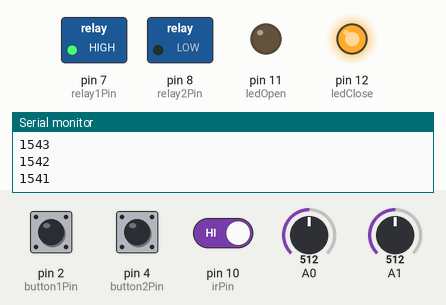
Bench run of a sketch on a simulated Arduino Uno, built with avr-gcc and run on an emulated ATmega328P. Shown: switched loads named in the sketch (green lamp = pin HIGH), output pins drawn as LEDs (lit = HIGH), the last lines printed to the serial monitor. The test bench sets the inputs (shaded band); at power-on: pin 10 (irPin) HIGH, A0 = 512, pin 4 (button2Pin) LOW, pin 2 (button1Pin) LOW, A1 = 512.

Above: at 11.4 s.
11.5 s: pin 10 (irPin) driven LOW
At 12.5 s:
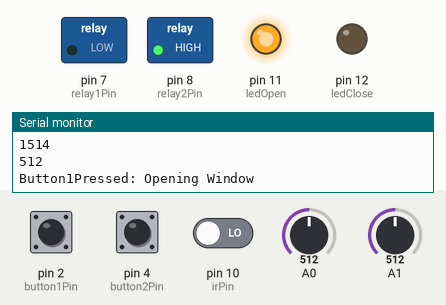
24.0 s: A0 set to 673
34.0 s: A0 set to 694
At 44.2 s:
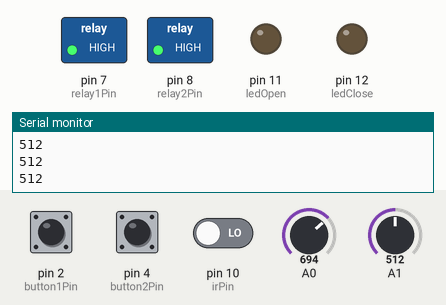
45.0 s: pin 4 (button2Pin) pulled HIGH for 0.15 s
At 46.9 s:
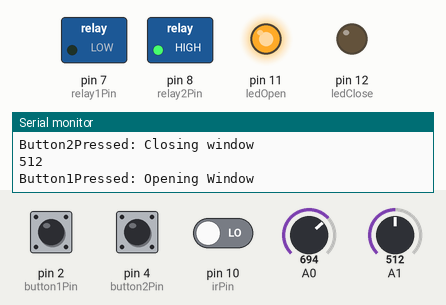
Timing chart, 0 to 57.5 s (numbered marks = the images above; inputs shaded):
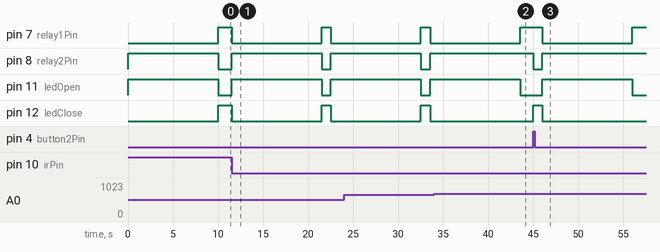

The sketch:

SmartWindowSystem.ino
```cpp
// constants won't change. They're used here to set pin numbers:
const int button1Pin = 2;     // the number of the pushbutton1 pin
const int button2Pin = 4;     // the number of the pushbutton2 pin
const int relay1Pin =  7;      // the number of the Realy1 pin
const int relay2Pin =  8;      // the number of the Relay2 pin
const int irPin = 10;         // the number of the IR pin
const int sensorMin = 0;     // sensor minimum
const int sensorMax = 1024;  // sensor maximum
const int ledOpen = 11;       // the number of the open LED
const int ledClose = 12;      // the number of the close LED


// variables will change:
int button1State = 0;             // variable for reading the pushbutton status
int button2State = 0;         // variable for reading the pushbutton status
int rainFlag = 0;             // variable for sensing rain status
int windowFlag = 0;           // variable for global checking if windows is open or closed
int irSensorState = 1;          // variable for reading the IR sensor
int lastState = 0;            // variable for checking IR sensor connection
int btState = -1;              // variable for bluetooth comms
int btSet = -1;                // variable for comparing and prioritizing sensor info
int coState = 0;              // variable for CO state
int irSet = 0;                // variable for opening window for obstruction

void setup() {
  //start serial connection
  Serial.begin(9600);

  // initialize the pushbutton pin as an input:
  pinMode(button1Pin, INPUT);
  pinMode(button2Pin, INPUT);

  //initialize the IR pin as a input:
  pinMode(irPin, INPUT);
  digitalWrite(irPin, HIGH); // turn on the pullup

  // initialize the relay pin as an output:
  pinMode(relay1Pin, OUTPUT);
  pinMode(relay2Pin, OUTPUT);

  //initialize the LED pins as an output:

  pinMode(ledOpen, OUTPUT);
  pinMode(ledClose, OUTPUT);

}


void loop() {
  // read the state of the pushbutton values:
  button1State = digitalRead(button1Pin);
  button2State = digitalRead(button2Pin);

  digitalWrite(relay1Pin, HIGH);
  digitalWrite(relay2Pin, HIGH);

  //********************************************************************************************
  // read the sensor on analog A0:
  int sensorReading = analogRead(A0);
  // map the sensor range (four options):
  int range = map(sensorReading, sensorMin, sensorMax, 0, 3);

  // range value:
  switch (range) {
    case 0:    // Sensor getting wet

      if (windowFlag == 1) {
        Serial.println("Flood");
        rainFlag = 1;
        //Serial.println(rainFlag);
      }
      else {

        rainFlag = 0;

      }
      break;

    case 1:    // Sensor getting wet

      if (windowFlag == 1) {
        //Serial.println("Rain Warning");
        rainFlag = 1;

      }
      else {

        rainFlag = 0;

      }
      break;

    case 2:    // Sensor dry
      //Serial.println("Not Raining");
      rainFlag = 0;
      break;
  }
  //********************************************************************************************
  // check if the pushbutton1 is pressed.
  // if it is, the buttonState is HIGH:
  // we also ensure that the other button is not pushed to avoid conflict
  // Open Window (Button 1)
  if ((button1State == HIGH && button2State == LOW) || coState > 400 || btSet == 1 || irSet == 1)
  {
    if (windowFlag == 0) {
      digitalWrite(ledOpen, HIGH);
      Serial.println("Button1Pressed: Opening Window");
      // turn relay1 on:
      digitalWrite(relay1Pin, LOW);
      //delay(57000);
      delay(10000);
      digitalWrite(relay1Pin, HIGH);
      windowFlag = 1;
      btSet = -1;
      btState = -1;
      irSet = 0;
      digitalWrite(ledOpen, LOW);
    }

  }

  // repeat the same procedure for the second pushbutton
  // Close Window (Button 2)
  if ((button1State == LOW && button2State == HIGH) || btSet == 0 || rainFlag == 1 ) {
    if (windowFlag == 1) {
      digitalWrite(ledClose, HIGH);
      Serial.println("Button2Pressed: Closing window");
      // turn relay2 on:
      digitalWrite(relay2Pin, LOW);
      //delay(55000);
      delay(1000);

      int n = 1605;

      while (n > 0) {

        // read the state of the ir value:
        n--;
        irSensorState = digitalRead(irPin);

        if (irSensorState == LOW) {

          digitalWrite(ledClose, LOW);
          irSet = 1;
          break;


        }

        Serial.println(n);

      }
      digitalWrite(ledClose, LOW);
      windowFlag = 0;

    }


    digitalWrite(relay2Pin, HIGH);
    windowFlag = 0;
    btSet = -1;
    btState = -1;
  }

  //********************************************************************************************


  // read the state of the ir value:
  irSensorState = digitalRead(irPin);

  // check if the sensor beam is broken
  // if it is, the sensorState is LOW:

  if (irSensorState && !lastState) {
    //Serial.println("Unbroken");
  }
  if (!irSensorState && lastState) {
    //Serial.println("Broken");
  }


  //********************************************************************************************
  // CO sensor
  coState = analogRead(A1);
  Serial.println(coState, DEC);


  //********************************************************************************************

  if (Serial.available() > 0) {

    btState = Serial.read();

  }

  if (btState == '0') {

    if (windowFlag == 1) {
      btSet = 0;
    }
  }

  if (btState == '1') {

    if (windowFlag == 0) {
      btSet = 1;
    }


  }

  //Serial.println(btSet);

}
```

Measured:
- the behaviour switches between 682 and 683 on A0 (found by bisection; images 1 and 2)
- after the input at 11.5 s, pin 7 (relay1Pin): HIGH → LOW after 0.04 s instead of 8.3 s; pin 8 (relay2Pin): LOW → HIGH after 0.00 s instead of 8.3 s; pin 11 (ledOpen): LOW → HIGH after 0.01 s instead of 8.3 s; pin 12 (ledClose): HIGH → LOW after 0.00 s instead of 8.3 s
- after the input at 34.0 s, pin 7 (relay1Pin): goes on until 43.5 s, then stays HIGH; pin 8 (relay2Pin): stays HIGH (without the input it goes to LOW after 9.5 s); pin 11 (ledOpen): goes on until 43.5 s, then stays LOW; pin 12 (ledClose): stays LOW (without the input it goes to HIGH after 9.5 s)
- after the input at 45.0 s, pin 7 (relay1Pin): HIGH → LOW after 1.0 s, → HIGH 10.0 s later; pin 8 (relay2Pin): HIGH → LOW at once, → HIGH 1.0 s later; pin 11 (ledOpen): LOW → HIGH after 1.0 s, → LOW 10.0 s later; pin 12 (ledClose): LOW → HIGH at once, → LOW 1.0 s later
